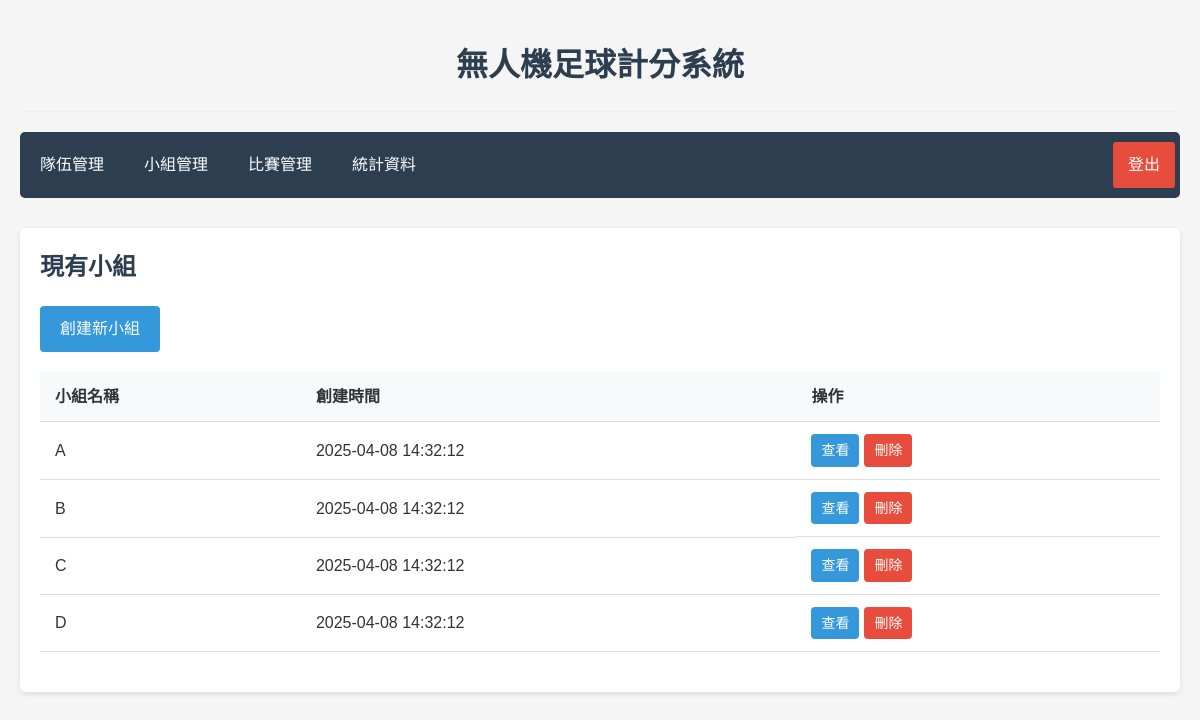
Page /modules/creategroup/list.php (signed in) on the committed database.
### tables this page shows
CREATE TABLE IF NOT EXISTS team_groups (
    group_id INT AUTO_INCREMENT PRIMARY KEY,
    group_name CHAR(1) NOT NULL UNIQUE,
    max_teams INT DEFAULT 4 NOT NULL,
    created_at TIMESTAMP DEFAULT CURRENT_TIMESTAMP
);

### src/modules/creategroup/list.php (the view, shortened to what this page needs)
<?php
$db = Database::getInstance();
$pdo = $db->getConnection();
$stmt = $pdo->query("SELECT * FROM team_groups ORDER BY group_name");
$groups = $stmt->fetchAll();
include __DIR__ . '/../../includes/header.php';
?>
<div class="list-section">
    <h2>現有小組</h2>
    <div class="action-links">
        <a href="create.php" class="button">創建新小組</a>
    </div>
    <table class="data-table">
        <thead>
            <tr>
                <th>小組名稱</th>
                <th>創建時間</th>
                <th>操作</th>
            </tr>
        </thead>
        <tbody>
            <?php if (count($groups) > 0): ?>
                <?php foreach ($groups as $group): ?>
                <tr>
                    <td><?= htmlspecialchars($group['group_name']) ?></td>
                    <td><?= htmlspecialchars($group['created_at']) ?></td>
                    <td class="actions">
                        <a href="view.php?id=<?= $group['group_id'] ?>" class="button small">查看</a>
                        <a href="delete.php?id=<?= $group['group_id'] ?>" class="button small delete" onclick="return confirm('確定要刪除此小組嗎？')">刪除</a>
                    </td>
                </tr>
                <?php endforeach; ?>
            <?php else: ?>
                <tr>
                    <td colspan="3" class="no-data">暫無小組資料</td>
                </tr>
            <?php endif; ?>
        </tbody>
    </table>
</div>
<?php include __DIR__ . '/../../includes/footer.php'; ?>

### src/assets/css/style.css (style rules this page uses)
* { margin: 0; padding: 0; box-sizing: border-box; }
body { font-family: 'Microsoft JhengHei', Arial, sans-serif; background-color: #f5f5f5; color: #333; line-height: 1.6; }
h1, h2, h3 { margin-bottom: 20px; color: #2c3e50; }
button, .button { display: inline-block; background-color: #3498db; color: #fff; border: none; padding: 10px 20px; border-radius: 4px; cursor: pointer; text-decoration: none; font-size: 16px; transition: background-color 0.3s; }
.button.small { padding: 5px 10px; font-size: 14px; }
.button.delete { background-color: #e74c3c; }
.data-table { width: 100%; border-collapse: collapse; margin-bottom: 20px; }
.data-table th, .data-table td { padding: 12px 15px; text-align: left; border-bottom: 1px solid #ddd; }
.data-table th { background-color: #f8f9fa; font-weight: bold; }
.data-table .actions { display: flex; gap: 5px; }
.list-section { background-color: #fff; padding: 20px; border-radius: 5px; box-shadow: 0 2px 5px rgba(0, 0, 0, 0.1); }
.action-links { margin: 20px 0; display: flex; gap: 10px; }

### rows in the picture
team_groups: group_name "A", created_at "2025-04-08 14:32:12"
team_groups: group_name "B", created_at "2025-04-08 14:32:12"
team_groups: group_name "C", created_at "2025-04-08 14:32:12"
team_groups: group_name "D", created_at "2025-04-08 14:32:12"
